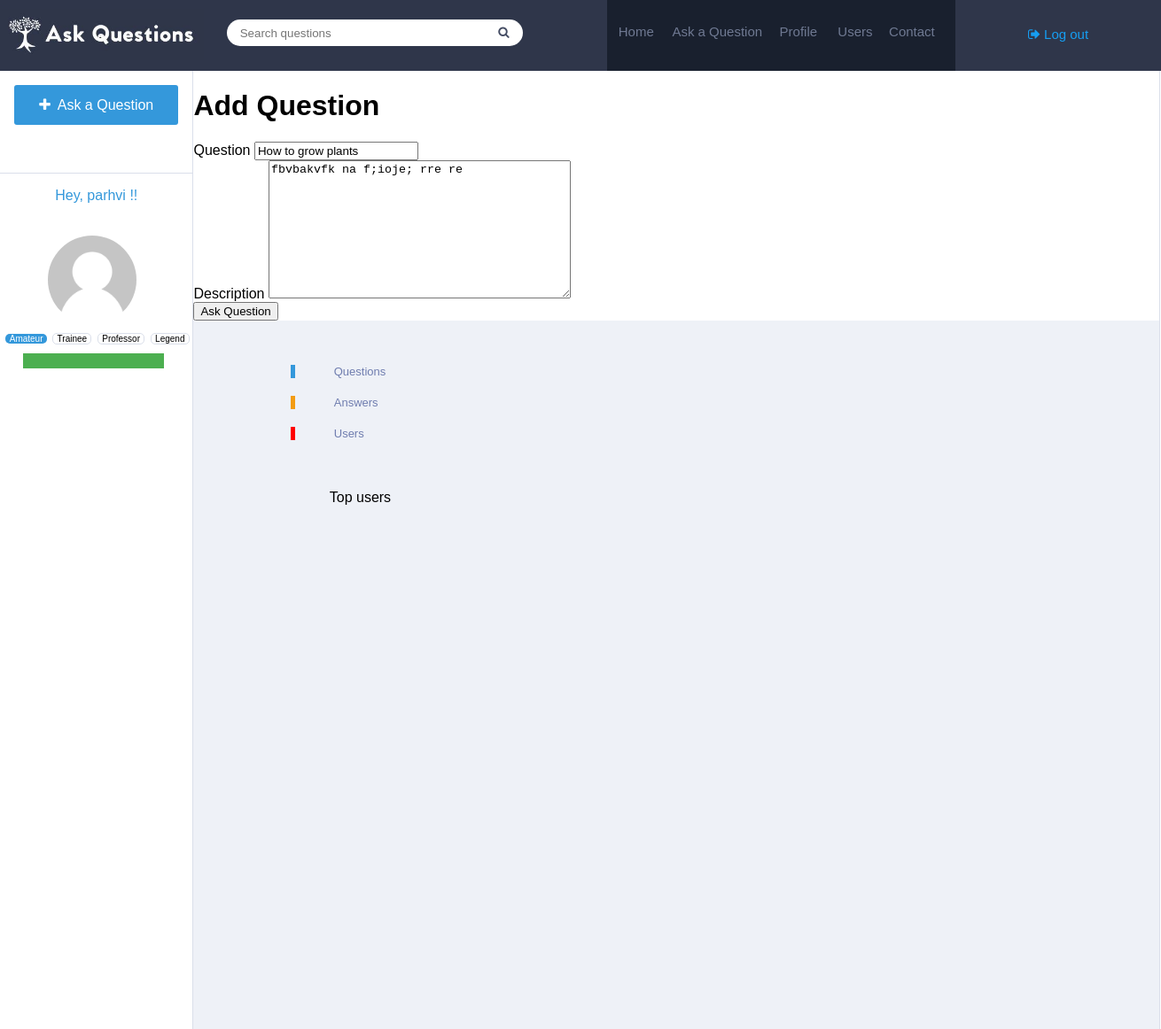
Before: /updatequestion/1/ (signed in) with the older database file.
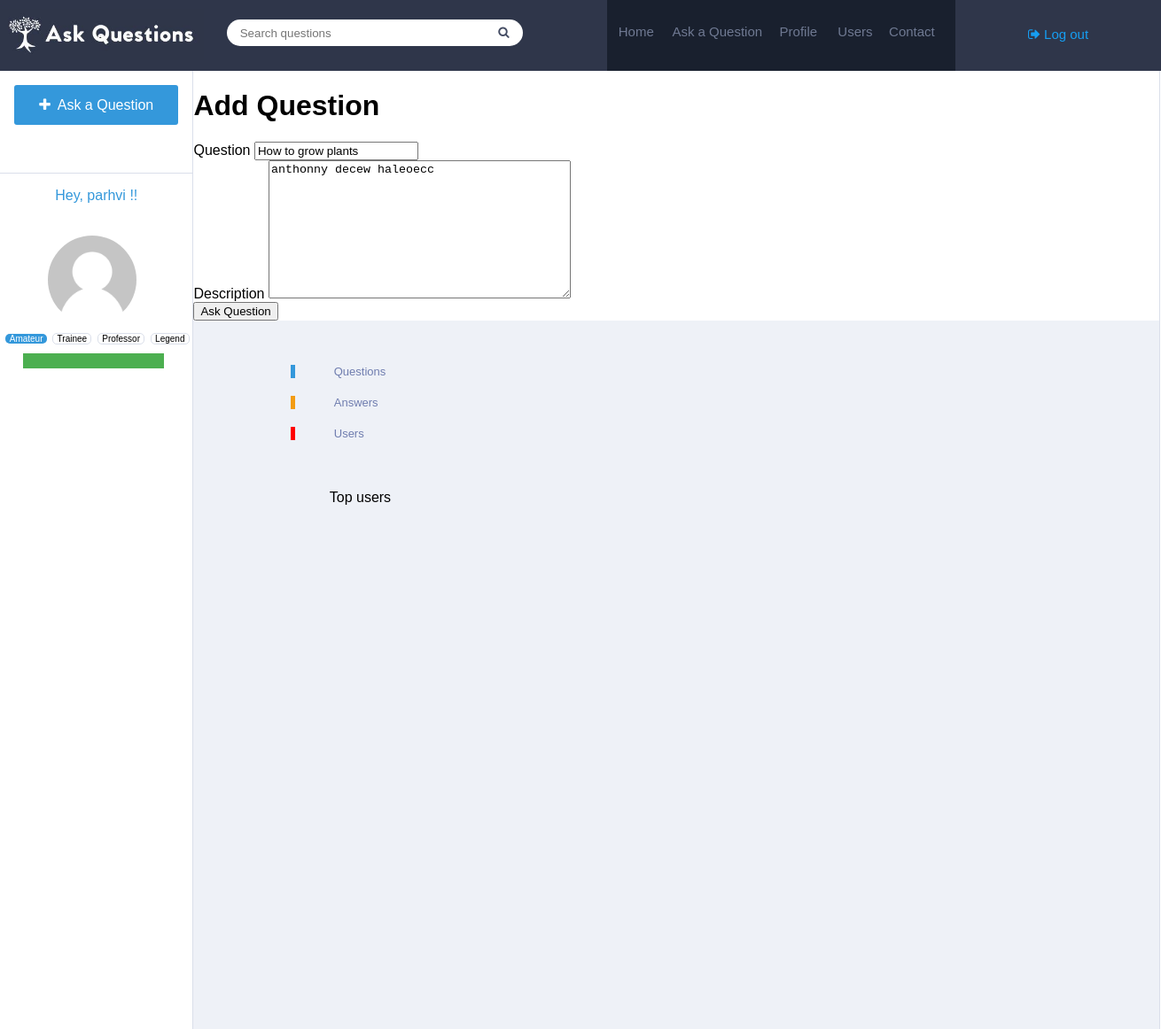
After: the same page with the newer database file.
### farmer/models.py (models this page shows, shortened)
class Question(models.Model):
    user = models.ForeignKey(User,on_delete=models.CASCADE)
    question = models.CharField(max_length=20)
    description = models.TextField(max_length=100)
    views = models.IntegerField(default=0)
    answer = models.IntegerField(default=0)
    date  = models.DateField(auto_now_add=True,auto_now=False)

### farmer/views.py (the view)
# urls.py: path('updatequestion/<id>/',views.updateQuestion,name="UpdateQuestion"),
def updateQuestion(request,id):
    question = Question.objects.get(id=id)
    if request.method == 'POST':
        question_form = QuestionForm(request.POST,instance=question)
        if question_form.is_valid():
            question.save()
            return redirect('Homet')
    question_form = QuestionForm(instance=question)
    return render(request,'farmer/addQuestion.html',{'q_form':question_form})

### farmer/forms.py
class QuestionForm(forms.ModelForm):
    class Meta:
        model = Question
        fields = ('question','description')

### farmer/templates/farmer/addQuestion.html (shortened to what this page needs)
{% extends 'farmer/base.html' %}
{% load widget_tweaks %}
{% block content %}
<h1>Add Question</h1>
<form action="" method="post">
{% for qf in q_form %}
{{qf|add_class:'form-control'}}
<br>
{% endfor %}
<input type="submit" class="btn btn-primary" value="Ask Question">
</form>
{% endblock content %}

Changed rows visible on the page:
changed Question "How to grow plants": description "fbvbakvfk na f;ioje; rre re" → "anthonny decew haleoecc"
